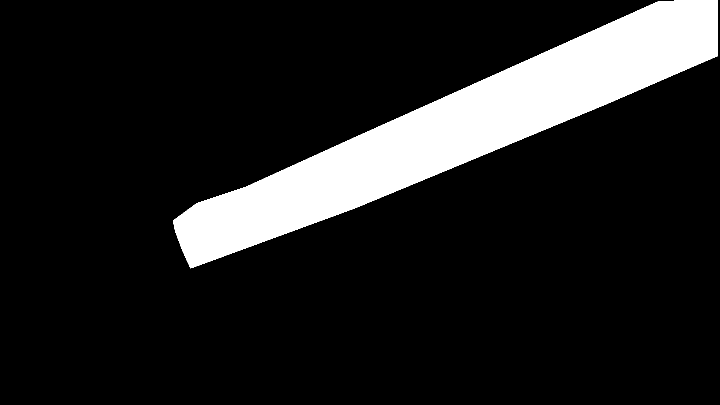
#> input picture TestGT/002.png, 1440 x 810 px (shown at 1/2 size); its folder holds 4 pictures in this run
$ python 'Performance Paremeters.py'
#> lines starting #> are read from the running program, lines starting #| are printed output that depends on the picture; after the words box and inside, x2 and y2 are one past the last pixel; in counts of white or black regions, pixels touching at a corner belong together
# -*- coding: utf-8 -*-
"""
Created on Fri Aug 17 14:37:39 2018

@author: Md. Kamrul Hasan
"""
print(__doc__)
import time
startTime = time.time()
import cv2
import glob
import numpy as np
from skimage.morphology import disk
import matplotlib.pyplot as plt
from sklearn.metrics import confusion_matrix
from sklearn.metrics import roc_curve, auc
from sklearn.metrics import jaccard_similarity_score
import matplotlib.pyplot as plt


imageName_Pre=sorted(glob.glob("predictions_1 - Copy\\*.png"))

Pr=[]
kernel=disk(5)
for image in imageName_Pre:
    im=cv2.imread(image,0)
# [4 lines of commented-out code are left out]

    ret,im = cv2.threshold(im,135,255,cv2.THRESH_BINARY)
    im=im/im.max()
#    print(im.min())
    Predicted=np.array(im).ravel()
    Pr.append(Predicted)


imageName_GT=sorted(glob.glob("TestGT\\*.png"))
Tr=[]
for image in imageName_GT:
    ime=cv2.resize(cv2.imread(image,0),(224,224))
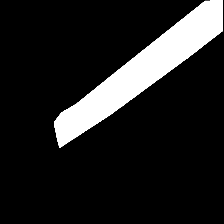
#> ime: shape (224, 224); min 0, max 255, mean 33.6
    ret,ime = cv2.threshold(ime,254,255,cv2.THRESH_BINARY)
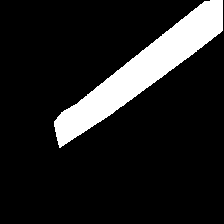
#> ime: shape (224, 224); 13% white; 1 white region, box (x1, y1, x2, y2) and area: (54, 0, 223, 148) 6542
    ime=ime/ime.max()
    Predicted=np.array(ime).ravel()
    Tr.append(Predicted)
#> pass 2 of the loop `for image in imageName_GT:`:
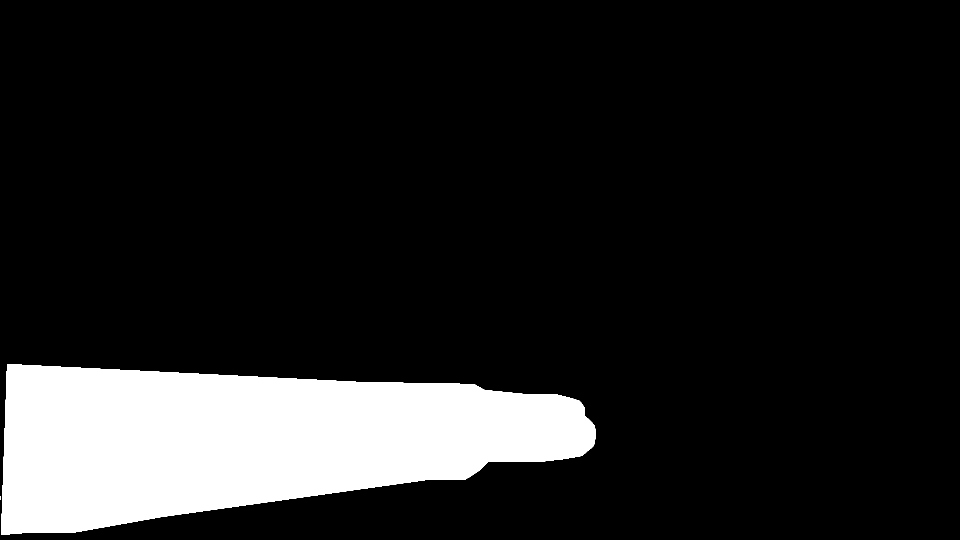
#> input picture TestGT/018.png, 1920 x 1080 px (shown at 1/2 size)
#> `ime=cv2.resize(cv2.imread(image,0),(224,224))`:
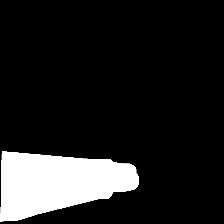
#> ime: shape (224, 224); min 0, max 255, mean 34.2
#> pass 3 of the loop `for image in imageName_GT:`:
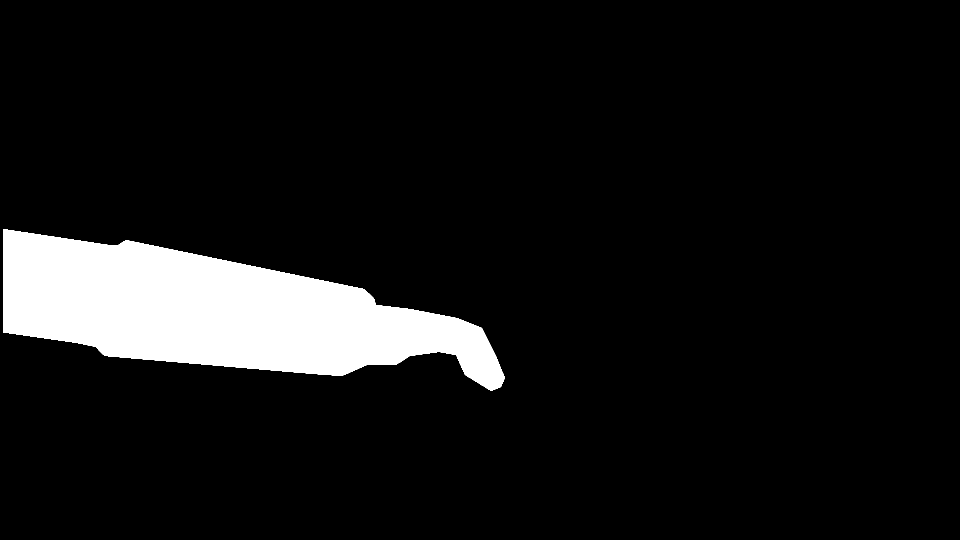
#> input picture TestGT/019.png, 1920 x 1080 px (shown at 1/2 size)
#> `ime=cv2.resize(cv2.imread(image,0),(224,224))`:
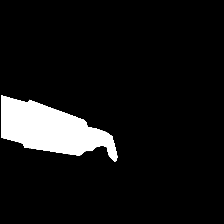
#> ime: shape (224, 224); min 0, max 255, mean 21.7
#> the loop made 4 passes; the first 3 are shown
#
def compute_iou(y_pred, y_true):
     # ytrue, ypred is a flatten vector
     y_pred = y_pred.flatten()
     y_true = y_true.flatten()
     current = confusion_matrix(y_true, y_pred, labels=[0, 1])
     # compute mean iou
     intersection = np.diag(current)
     ground_truth_set = current.sum(axis=1)
     predicted_set = current.sum(axis=0)
     union = ground_truth_set + predicted_set - intersection
     IoU = intersection / union.astype(np.float32)
     return np.mean(IoU), current
##
def tanimoto(T,P):
    tA=0
    tB=0
    tAB=0
    for i in range(len(T)):
        if T[i]==P[i]:
            tAB=tAB+1
        elif T[i]>P[i]:
            tA=tA+1
        else:
              tB=tB+1
    Tanimoto=(tAB)/(tA+tB+tAB)
    return Tanimoto
IU=[]
#> IU = []
Sensi=[]
Speci=[]
Accu=[]
B_Accu=[]
ROC=[]
sco=[]
T=[]
ltp=[]
ltn=[]
lfp=[]
lfn=[]
#Sensi=np.zeros(10)
for i in range(len(Tr)):
#> (the run stopped early here; a loop or call above may not have finished)
